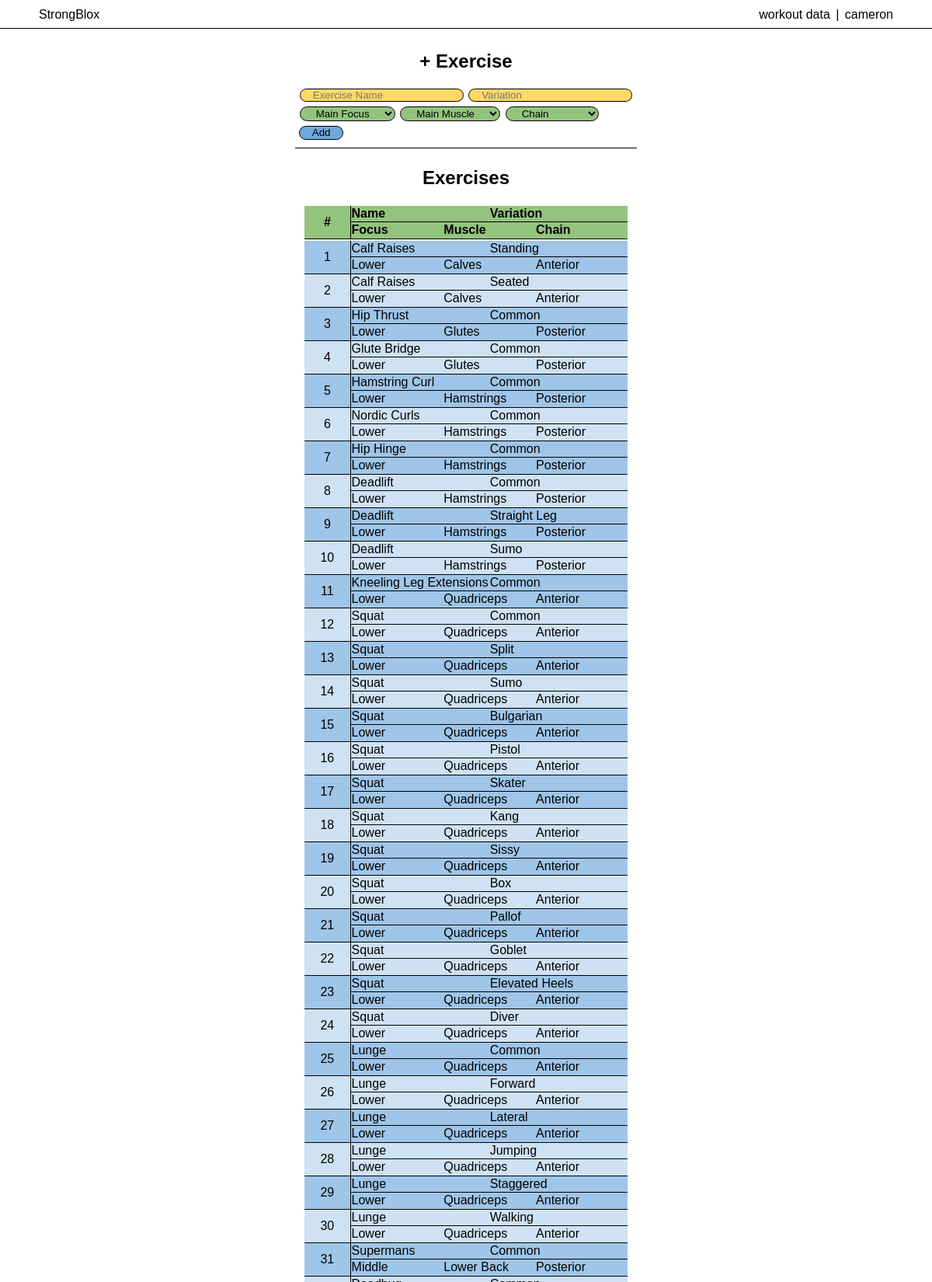
The page /exercises (signed in, upper part) on the database its author committed.
### tables this page shows
CREATE TABLE exercises (
        exercise_id INTEGER PRIMARY KEY,
        exercise TEXT NOT NULL,
        variation TEXT,
        focus TEXT,
        chain TEXT,
        muscle TEXT,
        user_id INTEGER
    );

### app.py (the view)
@app.route("/exercises", methods=["GET", "POST"])
@login_required
def exercises():
    if request.method == "POST":
        exercise = request.form.get("exercise")
        variation = request.form.get("variation")
        focus = request.form.get("focus")
        muscle = request.form.get("muscle")
        chain = request.form.get("chain")
        db = sqlite3.connect("workouts.db")
        cur = db.cursor()
        cur.execute("INSERT INTO exercises (exercise, variation, focus, muscle, chain, user_id) VALUES(?,?,?,?,?,?)",
                    (exercise, variation, focus, muscle, chain, session["user_id"]))
        db.commit()
        db.close()
        return redirect("/exercises")
    else:
        db = sqlite3.connect("workouts.db")
        db.row_factory = sqlite3.Row
        cur = db.cursor()
        cur.execute("SELECT muscle FROM muscles WHERE user_id IS NULL OR user_id = ?", (session["user_id"],))
        muscles = cur.fetchall()
        cur.execute("SELECT * FROM exercises WHERE user_id IS NULL OR user_id = ?", (session["user_id"],))
        exercises = cur.fetchall()
        return render_template("exercises.html", exercises=exercises, muscles=muscles, chains=CHAINS, focuses=FOCUSES, antirotations=ANTIROTATIONS)

### app.py (called while the page is built)
def login_required(f):
    @wraps(f)
    def decorated_function(*args, **kwargs):
        if session.get("user_id") is None:
            return redirect("/login")
        return f(*args, **kwargs)
    return decorated_function

@app.after_request
def after_request(response):
    response.headers["Cache-Control"] = "no-cache, no-store, must-revalidate"
    response.headers["Expires"] = 0
    response.headers["Pragma"] = "no-cache"
    return response

### templates/exercises.html (shortened to what this page needs)
{% extends "layout.html" %}
{% block body %}
    <div class="container">
        <div class="section interactive">
            <h2>+ Exercise</h2>
            <form method="post">
                <input autocomplete="off" autofocus name="exercise" placeholder="Exercise Name" type="text">
                <input autocomplete="off" autofocus name="variation" placeholder="Variation" type="text">
                <br>
                <select name="focus">
                    <option disabled selected>Main Focus</option>
                </select>
                <select name="muscle">
                    <option disabled selected>Main Muscle</option>
                </select>
                <select name="chain">
                    <option disabled selected>Chain</option>
                </select>
                <br>
                <input class="lists" type="submit" value="Add">
            </form>
        </div>
        <div class="section data">
            <h2>Exercises</h2>
            <table id="table-exercises">
                <thead>
                    <tr>
                        <th class="table-ex-id">#</th>
                        <th class="table-ex-name">Name</th>
                        <th class="table-ex-variation">Variation</th>
                        <th class="table-ex-focus">Focus</th>
                        <th class="table-ex-muscle">Muscle</th>
                        <th class="table-ex-chain">Chain</th>
                    </tr>
                </thead>
                <tbody>
                    {% for exercise in exercises %}
                        <tr>
                            <td class="table-ex-id">{{ exercise.exercise_id }}</td>
                            <td class="table-ex-name">{{ exercise.exercise }}</td>
                            <td class="table-ex-variation">{{ exercise.variation }}</td>
                            <td class="table-ex-focus">{{ exercise.focus }}</td>
                            <td class="table-ex-muscle">{{ exercise.muscle }}</td>
                            <td class="table-ex-chain">{{ exercise.chain }}</td>
                        </tr>
                    {% endfor %}
                </tbody>
            </table>
        </div>
    </div>
{% endblock %}

### static/styles.css (style rules this page uses)
* { font-family: 'Trebuchet MS', sans-serif; }
h2 { text-align: center; }
.container { margin-bottom: 50px; padding-bottom: 10px; position: fixed; width: 100%; overflow: auto; top: 40px; bottom: 0px; z-index: -1; left: 50%; transform: translateX(-50%); }
.section { padding: 5px; margin-left: auto; margin-right: auto; width: fit-content; }
.interactive { background-color: white; border-bottom: 1px solid black; }
.data { background-color: white; }
select { background-color: #93c47d; color: black; border: 1px solid black; border-radius: 12px; padding: .01em 16px; margin: 1px; margin-bottom: 5px; }
input { background-color: #ffd966; color: black; border: 1px solid black; border-radius: 12px; padding: .01em 16px; margin: 1px; margin-bottom: 5px; }
#table-exercises th { text-align: left; background-color: #93c47d; }
#table-exercises tbody > tr:nth-child(even) { background-color: #cfe2f3; }
#table-exercises tbody > tr:nth-child(odd) { background-color: #9fc5e8; }
#table-exercises tr { display: grid; grid-template-areas: "id na na na va va va" "id fo fo mu mu ch ch"; grid-template-columns: repeat(7, 1fr); grid-template-rows: repeat(2, 1fr); border-bottom: 1px solid black; }
.table-ex-id { grid-area: id; display: grid; place-items: center center; border-right: 1px solid black; }
.table-ex-name { grid-area: na; border-bottom: 1px solid black; }
.table-ex-variation { grid-area: va; border-bottom: 1px solid black; }
.table-ex-focus { grid-area: fo; }
.table-ex-muscle { grid-area: mu; }
.table-ex-chain { grid-area: ch; }
.lists { margin-left: auto; margin-right: auto; width: fit-content; background-color: #6fa8dc; }

### rows shown on the page
exercises: exercise_id "1", exercise "Calf Raises", variation "Standing", focus "Lower", muscle "Calves", chain "Anterior"
exercises: exercise_id "2", exercise "Calf Raises", variation "Seated", focus "Lower", muscle "Calves", chain "Anterior"
exercises: exercise_id "3", exercise "Hip Thrust", variation "Common", focus "Lower", muscle "Glutes", chain "Posterior"
exercises: exercise_id "4", exercise "Glute Bridge", variation "Common", focus "Lower", muscle "Glutes", chain "Posterior"
exercises: exercise_id "5", exercise "Hamstring Curl", variation "Common", focus "Lower", muscle "Hamstrings", chain "Posterior"
exercises: exercise_id "6", exercise "Nordic Curls", variation "Common", focus "Lower", muscle "Hamstrings", chain "Posterior"
exercises: exercise_id "7", exercise "Hip Hinge", variation "Common", focus "Lower", muscle "Hamstrings", chain "Posterior"
exercises: exercise_id "8", exercise "Deadlift", variation "Common", focus "Lower", muscle "Hamstrings", chain "Posterior"
exercises: exercise_id "9", exercise "Deadlift", variation "Straight Leg", focus "Lower", muscle "Hamstrings", chain "Posterior"
exercises: exercise_id "10", exercise "Deadlift", variation "Sumo", focus "Lower", muscle "Hamstrings", chain "Posterior"
exercises: exercise_id "11", exercise "Kneeling Leg Extensions", variation "Common", focus "Lower", muscle "Quadriceps", chain "Anterior"
exercises: exercise_id "12", exercise "Squat", variation "Common", focus "Lower", muscle "Quadriceps", chain "Anterior"
exercises: exercise_id "13", exercise "Squat", variation "Split", focus "Lower", muscle "Quadriceps", chain "Anterior"
exercises: exercise_id "14", exercise "Squat", variation "Sumo", focus "Lower", muscle "Quadriceps", chain "Anterior"
exercises: exercise_id "15", exercise "Squat", variation "Bulgarian", focus "Lower", muscle "Quadriceps", chain "Anterior"
exercises: exercise_id "16", exercise "Squat", variation "Pistol", focus "Lower", muscle "Quadriceps", chain "Anterior"
exercises: exercise_id "17", exercise "Squat", variation "Skater", focus "Lower", muscle "Quadriceps", chain "Anterior"
exercises: exercise_id "18", exercise "Squat", variation "Kang", focus "Lower", muscle "Quadriceps", chain "Anterior"
exercises: exercise_id "19", exercise "Squat", variation "Sissy", focus "Lower", muscle "Quadriceps", chain "Anterior"
exercises: exercise_id "20", exercise "Squat", variation "Box", focus "Lower", muscle "Quadriceps", chain "Anterior"
exercises: exercise_id "21", exercise "Squat", variation "Pallof", focus "Lower", muscle "Quadriceps", chain "Anterior"
exercises: exercise_id "22", exercise "Squat", variation "Goblet", focus "Lower", muscle "Quadriceps", chain "Anterior"
exercises: exercise_id "23", exercise "Squat", variation "Elevated Heels", focus "Lower", muscle "Quadriceps", chain "Anterior"
exercises: exercise_id "24", exercise "Squat", variation "Diver", focus "Lower", muscle "Quadriceps", chain "Anterior"
exercises: exercise_id "25", exercise "Lunge", variation "Common", focus "Lower", muscle "Quadriceps", chain "Anterior"
exercises: exercise_id "26", exercise "Lunge", variation "Forward", focus "Lower", muscle "Quadriceps", chain "Anterior"
exercises: exercise_id "27", exercise "Lunge", variation "Lateral", focus "Lower", muscle "Quadriceps", chain "Anterior"
exercises: exercise_id "28", exercise "Lunge", variation "Jumping", focus "Lower", muscle "Quadriceps", chain "Anterior"
exercises: exercise_id "29", exercise "Lunge", variation "Staggered", focus "Lower", muscle "Quadriceps", chain "Anterior"
exercises: exercise_id "30", exercise "Lunge", variation "Walking", focus "Lower", muscle "Quadriceps", chain "Anterior"
exercises: exercise_id "31", exercise "Supermans", variation "Common", focus "Middle", muscle "Lower Back", chain "Posterior"

### other values the page prints
{{ session["username"] }} "cameron"
